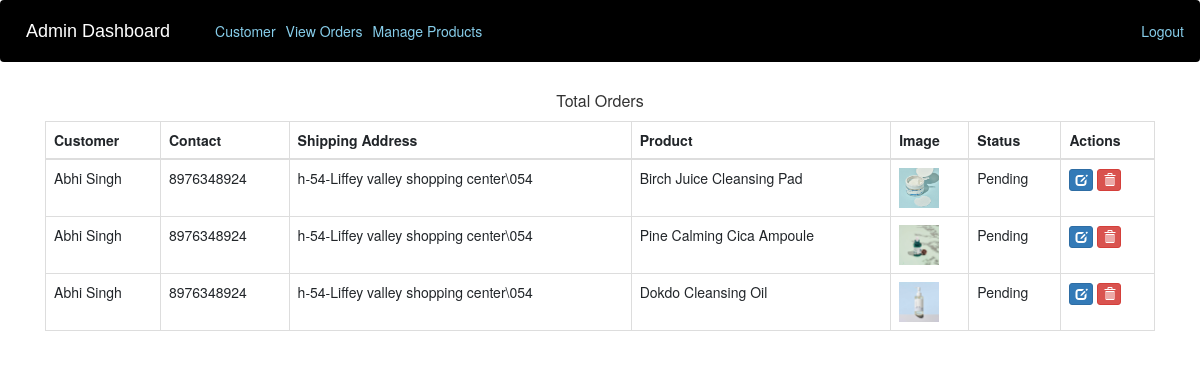
The page /admin-view-booking (signed in) on the database its author committed.
### ecom/models.py (models this page shows, shortened)
class Customer(models.Model):
    user=models.OneToOneField(User,on_delete=models.CASCADE)
    profile_pic= models.ImageField(upload_to='profile_pic/CustomerProfilePic/',null=True,blank=True)
    address = models.CharField(max_length=40)
    mobile = models.CharField(max_length=20,null=False)
    @property
    def get_name(self):
        return self.user.first_name+" "+self.user.last_name

class Orders(models.Model):
    STATUS =(
        ('Pending','Pending'),
        ('Order Confirmed','Order Confirmed'),
        ('Out for Delivery','Out for Delivery'),
        ('Delivered','Delivered'),
    )
    customer=models.ForeignKey('Customer', on_delete=models.CASCADE,null=True)
    product=models.ForeignKey('Product',on_delete=models.CASCADE,null=True)
    email = models.CharField(max_length=50,null=True)
    address = models.CharField(max_length=500,null=True)
    mobile = models.CharField(max_length=20,null=True)
    order_date= models.DateField(auto_now_add=True,null=True)
    status=models.CharField(max_length=50,null=True,choices=STATUS)

class Product(models.Model):
    name=models.CharField(max_length=40)
    product_image= models.ImageField(upload_to='product_image/',null=True,blank=True)
    price = models.PositiveIntegerField()
    description=models.CharField(max_length=40)

### ecom/views.py (the view)
# urls.py: path('admin-view-booking', views.admin_view_booking_view, name='admin-view-booking'),
@login_required(login_url='adminlogin')
def admin_view_booking_view(request):
    orders=models.Orders.objects.all()
    ordered_products=[]
    ordered_bys=[]
    for order in orders:
        ordered_product=models.Product.objects.all().filter(id=order.product.id)
        ordered_by=models.Customer.objects.all().filter(id = order.customer.id)
        ordered_products.append(ordered_product)
        ordered_bys.append(ordered_by)
    return render(request,'ecom/admin_view_booking.html',{'data':zip(ordered_products,ordered_bys,orders)})

### templates/ecom/admin_view_booking.html (shortened to what this page needs)
{% extends 'ecom/admin_base.html' %}
{% load static %}
{% block content %}
<head>
  <link href="//netdna.bootstrapcdn.com/bootstrap/3.0.0/css/bootstrap.min.css" rel="stylesheet" id="bootstrap-css">
</head>
<div class="container">
  <div >
    <div class="panel-heading">
      <h6 class="panel-title">Total Orders</h6>
    </div>
    <table class="table table-hover table-bordered" id="dev-table">
      <thead>
        <tr>
          <th>Customer</th>
          <th>Contact</th>
          <th>Shipping Address</th>
          <th>Product</th>
          <th>Image</th>
          <th>Status</th>
          <th>Actions</th>
        </tr>
      </thead>
      {% for product,customer,order in data %}
      <tr>
        {% for c in customer %}
        <td> {{c.get_name}}</td>
        <td>{{c.mobile}}</td>
        <td>{{order.address}}</td>
        {% endfor %}
        {% for p in product %}
        <td> {{p.name}}</td>
        <td> <img src="{% static p.product_image.url %}" alt="Profile Pic" height="40px" width="40px" /></td>
        <td>{{order.status}}</td>
        <td><a class="btn btn-primary btn-xs" href="{% url 'update-order' order.id  %}"><span class="glyphicon glyphicon-edit"></span></a>
        <a class="btn btn-danger btn-xs" href="{% url 'delete-order' order.id  %}"><span class="glyphicon glyphicon-trash"></span></a></td>
        {% endfor %}
      </tr>
      {% endfor %}
    </table>
  </div>
</div>
{% endblock content %}

### templates/ecom/admin_view_booking.html (style rules this page uses)
a:link { text-decoration: none; }
h6 { text-align: center; }

### rows shown on the page
Orders: address "h-54-Liffey valley shopping center\\054", status "Pending"
Customer: get_name "Abhi Singh", mobile "8976348924"
Product: name "Birch Juice Cleansing Pad", product_image (picture)
Orders: address "h-54-Liffey valley shopping center\\054", status "Pending"
Product: name "Pine Calming Cica Ampoule", product_image (picture)
Orders: address "h-54-Liffey valley shopping center\\054", status "Pending"
Product: name "Dokdo Cleansing Oil", product_image (picture)
